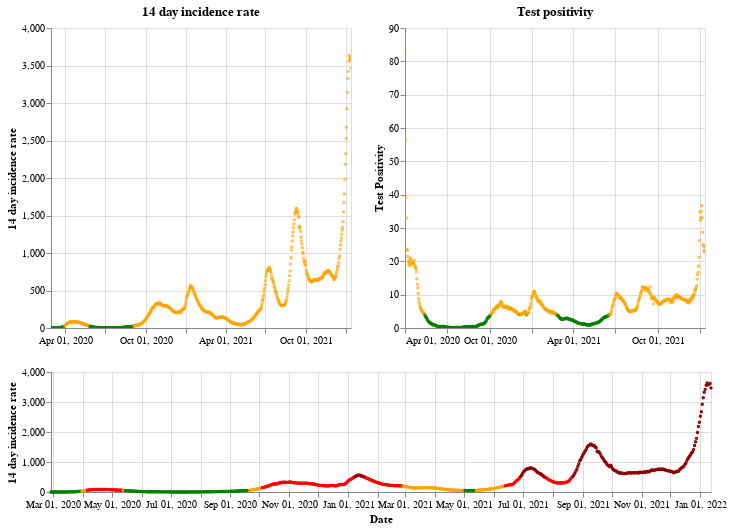

Here is the notebook cell this chart was saved with:
### Markdown cell above
## Scotland

### Code cell
plot_traffic_light('Scotland')

### Figure 1 — Vega-Lite specification as saved in the notebook (floating-point values rounded to 4 significant figures; data arrays with more than 128 entries replaced by an {"elided": "..."} marker saying what was removed)
{"config": {"view": {"continuousWidth": 400, "continuousHeight": 300}}, "vconcat": [{"hconcat": [{"mark": {"type": "point", "size": 2}, "encoding": {"color": {"condition": {"value": "green", "test": "(datum.twoWeeklyCasesRate <= 25)"}, "value": "orange"}, "tooltip": [{"type": "nominal", "field": "areaName"}, {"type": "temporal", "field": "date"}, {"type": "quantitative", "field": "twoWeeklyCasesRate"}, {"type": "quantitative", "field": "testPositivity"}], "x": {"type": "temporal", "axis": {"title": ""}, "field": "date", "scale": {"domain": {"selection": "DateBrush"}}, "timeUnit": "yearmonthdate"}, "y": {"type": "quantitative", "axis": {"title": "14 day incidence rate"}, "field": "twoWeeklyCasesRate"}}, "title": "14 day incidence rate", "width": 300}, {"mark": {"type": "point", "size": 2}, "encoding": {"color": {"condition": {"value": "green", "test": "(datum.testPositivity <= 4)"}, "value": "orange"}, "tooltip": [{"type": "nominal", "field": "areaName"}, {"type": "temporal", "field": "date"}, {"type": "quantitative", "field": "twoWeeklyCasesRate"}, {"type": "quantitative", "field": "testPositivity"}], "x": {"type": "temporal", "axis": {"title": ""}, "field": "date", "scale": {"domain": {"selection": "DateBrush"}}, "timeUnit": "yearmonthdate"}, "y": {"type": "quantitative", "axis": {"title": "Test Positivity"}, "field": "testPositivity"}}, "title": "Test positivity", "width": 300}]}, {"layer": [{"mark": {"type": "point", "size": 2}, "encoding": {"color": {"condition": {"value": "orange", "test": "(((datum.testPositivity < 4) && (datum.twoWeeklyCasesRate >= 50)) && (datum.twoWeeklyCasesRate < 200))"}, "value": "red"}, "opacity": {"condition": {"value": 1, "test": "((datum.twoWeeklyCasesRate >= 50) && (datum.twoWeeklyCasesRate < 500))"}, "value": 0}, "tooltip": [{"type": "nominal", "field": "areaName"}, {"type": "temporal", "field": "date"}, {"type": "quantitative", "field": "twoWeeklyCasesRate"}, {"type": "quantitative", "field": "testPositivity"}], "x": {"type": "temporal", "axis": {"title": "Date"}, "field": "date", "timeUnit": "yearmonthdate"}, "y": {"type": "quantitative", "axis": {"title": "14 day incidence rate"}, "field": "twoWeeklyCasesRate"}}, "selection": {"DateBrush": {"type": "interval", "encodings": ["x"], "fields": ["Time"]}}}, {"mark": {"type": "point", "size": 2}, "encoding": {"color": {"value": "darkred"}, "opacity": {"condition": {"value": 1, "test": "(datum.twoWeeklyCasesRate >= 500)"}, "value": 0}, "tooltip": [{"type": "nominal", "field": "areaName"}, {"type": "temporal", "field": "date"}, {"type": "quantitative", "field": "twoWeeklyCasesRate"}, {"type": "quantitative", "field": "testPositivity"}], "x": {"type": "temporal", "axis": {"title": "Date"}, "field": "date", "timeUnit": "yearmonthdate"}, "y": {"type": "quantitative", "axis": {"title": "14 day incidence rate"}, "field": "twoWeeklyCasesRate"}}}, {"mark": {"type": "point", "size": 2}, "encoding": {"color": {"condition": {"value": "green", "test": "((datum.testPositivity < 4) && (datum.twoWeeklyCasesRate < 50))"}, "value": "orange"}, "opacity": {"condition": {"value": 1, "test": "(datum.twoWeeklyCasesRate < 50)"}, "value": 0}, "tooltip": [{"type": "nominal", "field": "areaName"}, {"type": "temporal", "field": "date"}, {"type": "quantitative", "field": "twoWeeklyCasesRate"}, {"type": "quantitative", "field": "testPositivity"}], "x": {"type": "temporal", "axis": {"title": "Date"}, "field": "date", "timeUnit": "yearmonthdate"}, "y": {"type": "quantitative", "axis": {"title": "14 day incidence rate"}, "field": "twoWeeklyCasesRate"}}}], "height": 120, "width": 660}], "data": {"name": "data-f6b2c79f7210402f1ae4a9237b3650f1"}, "$schema": "https://vega.github.io/schema/vega-lite/v4.8.1.json", "datasets": {"data-f6b2c79f7210402f1ae4a9237b3650f1": {"elided": "685 records"}}}
